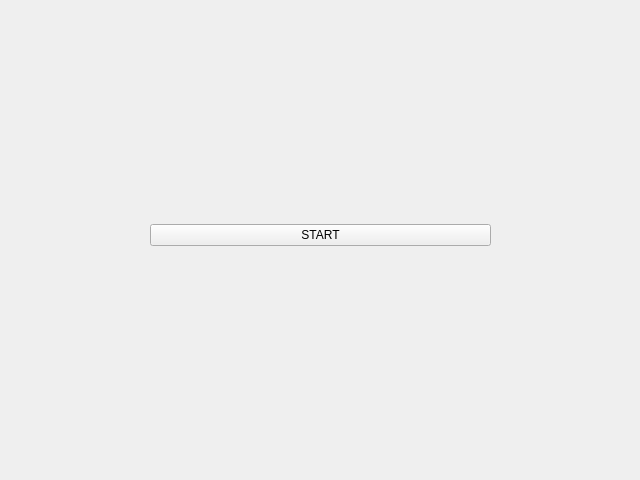
<?xml version="1.0" encoding="UTF-8"?>
<ui version="4.0">
 <class>Menu</class>
 <widget class="QWidget" name="Menu">
  <property name="geometry">
   <rect>
    <x>0</x>
    <y>0</y>
    <width>640</width>
    <height>480</height>
   </rect>
  </property>
  <property name="windowTitle">
   <string>Form</string>
  </property>
  <widget class="QWidget" name="verticalLayoutWidget">
   <property name="geometry">
    <rect>
     <x>150</x>
     <y>30</y>
     <width>341</width>
     <height>411</height>
    </rect>
   </property>
   <layout class="QVBoxLayout" name="verticalLayout">
    <item>
     <widget class="QPushButton" name="startButton">
      <property name="baseSize">
       <size>
        <width>0</width>
        <height>0</height>
       </size>
      </property>
      <property name="text">
       <string>START</string>
      </property>
     </widget>
    </item>
   </layout>
  </widget>
 </widget>
 <resources/>
 <connections/>
</ui>
